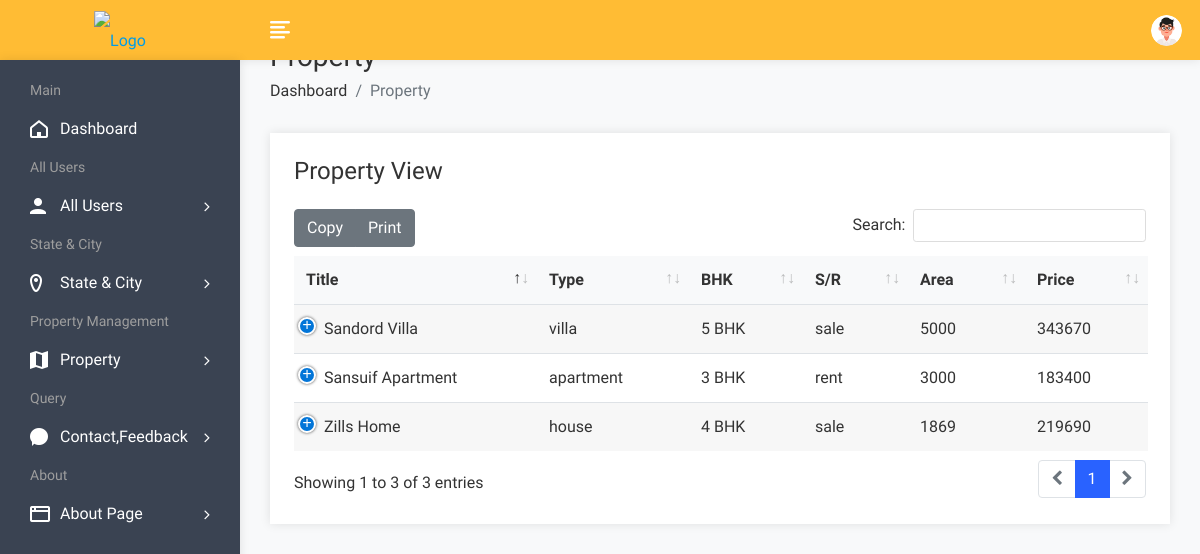
Page /admin/propertyview.php (signed in) on the committed database.
### tables this page shows
CREATE TABLE `property` (
  `pid` int(50) NOT NULL,
  `title` varchar(200) NOT NULL,
  `pcontent` longtext NOT NULL,
  `type` varchar(100) NOT NULL,
  `bhk` varchar(50) NOT NULL,
  `stype` varchar(100) NOT NULL,
  `bedroom` int(50) NOT NULL,
  `bathroom` int(50) NOT NULL,
  `balcony` int(50) NOT NULL,
  `kitchen` int(50) NOT NULL,
  `hall` int(50) NOT NULL,
  `floor` varchar(50) NOT NULL,
  `size` int(50) NOT NULL,
  `price` int(50) NOT NULL,
  `location` varchar(200) NOT NULL,
  `city` varchar(100) NOT NULL,
  `state` varchar(100) NOT NULL,
  `feature` longtext NOT NULL,
  `pimage` varchar(300) NOT NULL,
  `pimage1` varchar(300) NOT NULL,
  `pimage2` varchar(300) NOT NULL,
  `pimage3` varchar(300) NOT NULL,
  `pimage4` varchar(300) NOT NULL,
  `uid` int(50) NOT NULL,
  `status` varchar(50) NOT NULL,
  `mapimage` varchar(300) NOT NULL,
  `topmapimage` varchar(300) NOT NULL,
  `groundmapimage` varchar(300) NOT NULL,
  `totalfloor` varchar(50) NOT NULL,
  `date` datetime NOT NULL DEFAULT current_timestamp(),
  `isFeatured` int(11) DEFAULT NULL
);

### admin/propertyview.php (the view, shortened to what this page needs)
<!DOCTYPE html>
<html lang="en">
<head>
        <link rel="stylesheet" href="assets/css/bootstrap.min.css">
        <link rel="stylesheet" href="assets/css/font-awesome.min.css">
        <link rel="stylesheet" href="assets/css/feathericon.min.css">
		<link rel="stylesheet" href="assets/plugins/datatables/dataTables.bootstrap4.min.css">
		<link rel="stylesheet" href="assets/plugins/datatables/responsive.bootstrap4.min.css">
		<link rel="stylesheet" href="assets/plugins/datatables/select.bootstrap4.min.css">
		<link rel="stylesheet" href="assets/plugins/datatables/buttons.bootstrap4.min.css">
        <link rel="stylesheet" href="assets/css/style.css">
    </head>
    <body>
				<?php include("header.php"); ?>
            <div class="page-wrapper">
                <div class="content container-fluid">
					<div class="page-header">
						<div class="row">
							<div class="col">
								<h3 class="page-title">Property</h3>
								<ul class="breadcrumb">
									<li class="breadcrumb-item"><a href="dashboard.php">Dashboard</a></li>
									<li class="breadcrumb-item active">Property</li>
								</ul>
							</div>
						</div>
					</div>
					<div class="row">
                            <div class="col-12">
                                <div class="card">
                                    <div class="card-body">
                                        <h4 class="header-title mt-0 mb-4">Property View</h4>
                                        <table id="datatable-buttons" class="table table-striped dt-responsive nowrap">
                                            <thead>
                                                <tr>
                                                    <th>Title</th>
                                                    <th>Type</th>
                                                    <th>BHK</th>
                                                    <th>S/R</th>
													<th>Area</th>
                                                    <th>Price</th>
                                                </tr>
                                            </thead>
                                            <tbody>
												<?php
													$query=mysqli_query($con,"select * from property");
													while($row=mysqli_fetch_row($query))
													{
												?>
                                                <tr>
                                                    <td><?php echo $row['1']; ?></td>
                                                    <td><?php echo $row['3']; ?></td>
                                                    <td><?php echo $row['4']; ?></td>
                                                    <td><?php echo $row['5']; ?></td>
                                                    <td><?php echo $row['12']; ?></td>
                                                    <td><?php echo $row['13']; ?></td>
                                                </tr>
                                               <?php
												}
												?>
                                            </tbody>
                                        </table>
                                    </div>
                                </div>
                            </div>
                        </div>
				</div>
			</div>
    </body>
</html>

### rows in the picture
property: title "Zills Home", type "house", bhk "4 BHK", stype "sale", size "1869", price "219690"
property: title "Sandord Villa", type "villa", bhk "5 BHK", stype "sale", size "5000", price "343670"
property: title "Sansuif Apartment", type "apartment", bhk "3 BHK", stype "rent", size "3000", price "183400"
